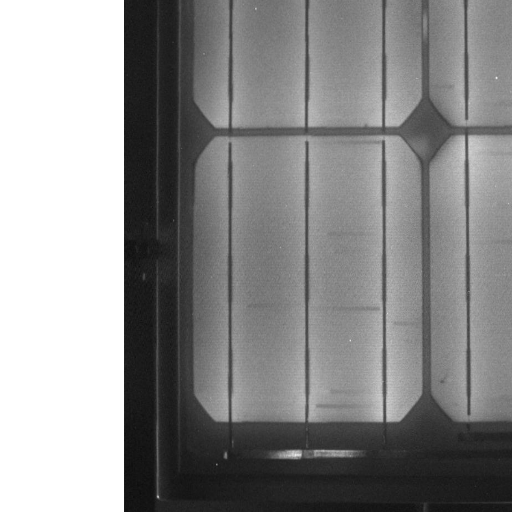
#> input picture example_data/ARTS_00007_r12_c1.png, 512 x 512 px, found by its file name
$ jupyter execute --allow-errors preprocessing6.ipynb
#> lines starting #> are read from the running program, lines starting #| are printed output that depends on the picture; after the words box and inside, x2 and y2 are one past the last pixel; in counts of white or black regions, pixels touching at a corner belong together
[cell 1]
import cv2
import numpy as np
import os
from glob import glob
#from tqdm import tqdm
import matplotlib.pyplot as plt

[cell 2]
def show(img, title="", cmap="gray", size=6):
    plt.figure(figsize=(size, size))
    plt.imshow(img, cmap=cmap)
    plt.title(title)
    plt.axis("off")
    plt.show()

[cell 3]
img = cv2.imread(r"D:\PROGRAMMING\Internships_assignments\ResearchInternIITMandi\dataset\dataset\ARTS_00007_r12_c1.png",
                 cv2.IMREAD_GRAYSCALE)
#> img is the input picture: shape (512, 512); min 11, max 255, mean 141

show(img, "Original Image")

[cell 4]
blurred_img = cv2.GaussianBlur(img, (1, 1), 0)

# Apply the Canny edge detector to detect edges in the image
edges = cv2.Canny(blurred_img, threshold1=100, threshold2=200)
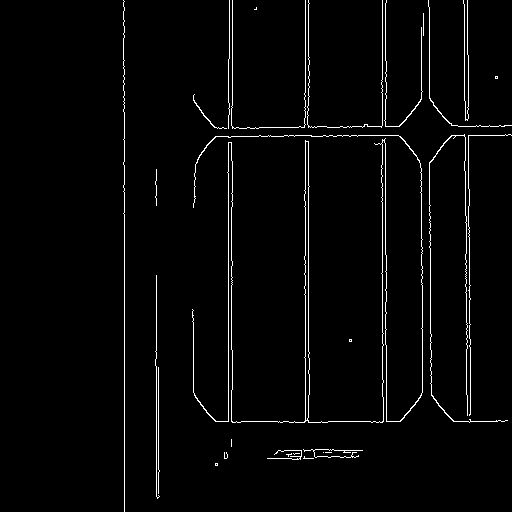
#> edges: shape (512, 512); 2.5% white in thin lines or dots, all inside (x1, y1, x2, y2) = (123, 0, 512, 512)

# Show the edges detected
show(edges, title="Edges Detected")

[cell 5]
contours, _ = cv2.findContours(edges, cv2.RETR_EXTERNAL, cv2.CHAIN_APPROX_SIMPLE)
#> contours = 28 contours, 23 with area under 20; largest, box (x1, y1, x2, y2) and area: (192, 135, 423, 423) 988, (429, 134, 508, 423) 48, (384, 0, 423, 127) 23, (193, 94, 227, 129) 22, (428, 0, 512, 127) 22

# Draw the contours on the original image
contoured_img = img.copy()
cv2.drawContours(contoured_img, contours, -1, (0, 255, 0), 2)
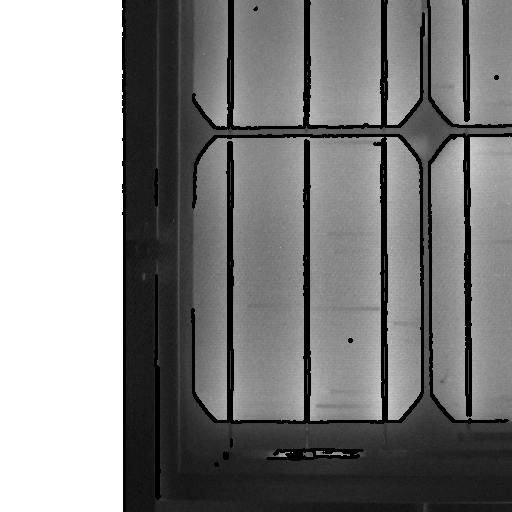
#> contoured_img: shape (512, 512); 7.55% of pixels changed, all inside (x1, y1, x2, y2) = (122, 0, 512, 512)

# Show the image with contours
show(contoured_img, title="Image with Contours")

[cell 6]
grid_contours = []
for contour in contours:
    # Filtering out small contours (noise)
    if cv2.contourArea(contour) > 1000:  # Adjust this threshold depending on image size
        grid_contours.append(contour)
#> this loop made 28 passes
#> contour on passes 1, 5, 6, 10, 12, 19, 20: [[215, 463], [215, 465], [217, 465], [217, 463]], [[325, 452], [331, 452]], [[323, 452]], [[231, 439], [231, 446]], [[349, 339], [349, 341], [351, 341], [351, 339]], [[495, 76], [495, 78], [497, 78], [497, 76]], [[423, 13], [423, 35]]
#> after the loop, grid_contours = []

# Assuming a regular grid, find the middle contour
# Get the bounding box of each contour
bounding_boxes = [cv2.boundingRect(c) for c in grid_contours]
#> bounding_boxes = []

# Sort bounding boxes based on their x and y coordinates to identify the middle one
bounding_boxes = sorted(bounding_boxes, key=lambda x: (x[1], x[0]))  # Sorting by y, then by x

# Assume the middle cell is in the middle of the bounding boxes
#> (the rest of this cell did not finish here and is left out)

$ run again, with example_data/BMRK_00106_cell0286.png copied over example_data/ARTS_00007_r12_c1.png
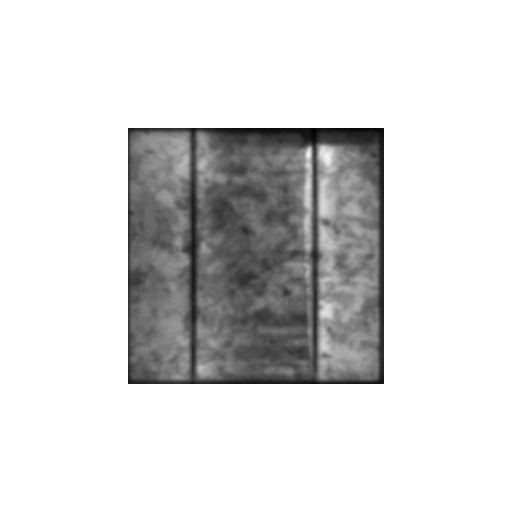
#> input picture example_data/BMRK_00106_cell0286.png, 512 x 512 px, found by its file name
#> img is the input picture: shape (512, 512); min 0, max 255, mean 217.6
#> `edges = cv2.Canny(blurred_img, threshold1=100, threshold2=200)`:
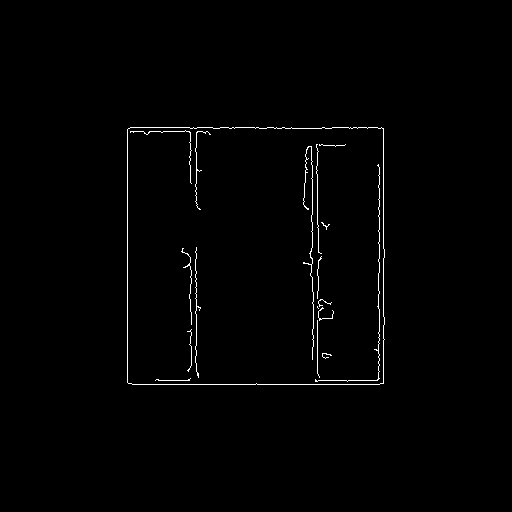
#> edges: shape (512, 512); 0.96% white in thin lines or dots, all inside (x1, y1, x2, y2) = (127, 127, 385, 385)
#> contours = 1 contour; box (x1, y1, x2, y2) and area: (127, 127, 385, 385) 65712
#> contoured_img: shape (512, 512); 1.2% of pixels changed, all inside (x1, y1, x2, y2) = (126, 126, 386, 386)
#> the loop `for contour in contours:` made 1 pass
#> after the loop `for contour in contours:`: grid_contours has the same summary as contours
#> bounding_boxes = [(127, 127, 258, 258)]
#> middle_box = (127, 127, 258, 258)
#> x = 127; w = 258
#> `middle_cell = img[y:y+h, x:x+w]`:
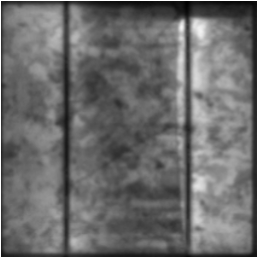
#> middle_cell: shape (258, 258); min 0, max 255, mean 107.7
